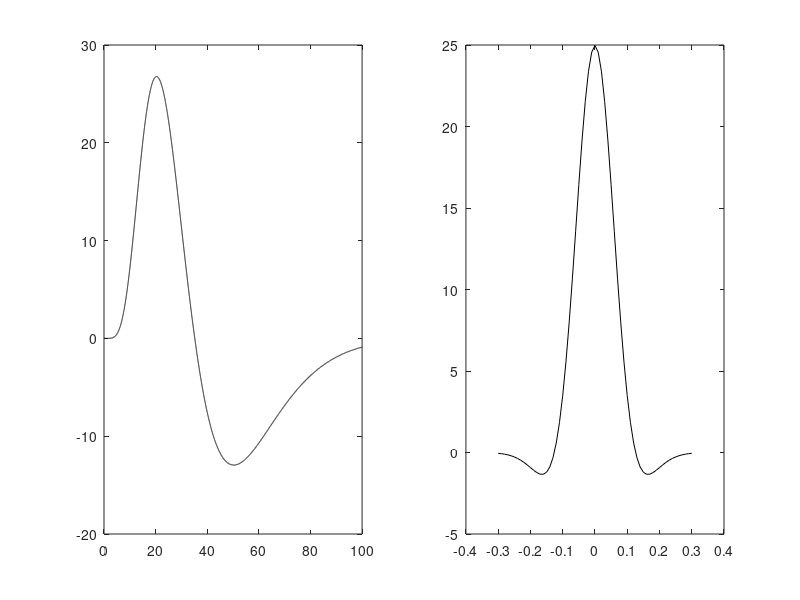

MATLAB code for this plot:
% Plot temporal and spatial kernels for fig 2

% Temporal kernel form
K = @(t,tau0,tau1) t.^6 /tau0^7 .* exp( -t/tau0 ) - ...
                   t.^6 /tau1^7 .* exp( -t/tau1 );

% Temporal kernel parameters
tau0=3.66;
tau1=7.16;

% Plot temporal kernel
figure;
subplot(1,2,1);
ts = 0:.01:100;
ks = K(ts,tau0,tau1);
plot(ts,ks,'k');

% Spatial kernel form
A = @(x,alpha,beta,sigmaa,sigmab) ...
      alpha/(pi*sigmaa^2) * exp(-x.^2/sigmaa^2) - ...
      beta /(pi*sigmab^2) * exp(-x.^2/sigmab^2);
  
% Spatial kernel parameters
alpha=1.0;
beta=0.74;
sigmaa=0.0894;
sigmab=0.1259;

% Plot spatial kernel
subplot(1,2,2);
xs = -.3:.01:.3;
as = A(xs,alpha,beta,sigmaa,sigmab);
plot(xs,as,'k');
